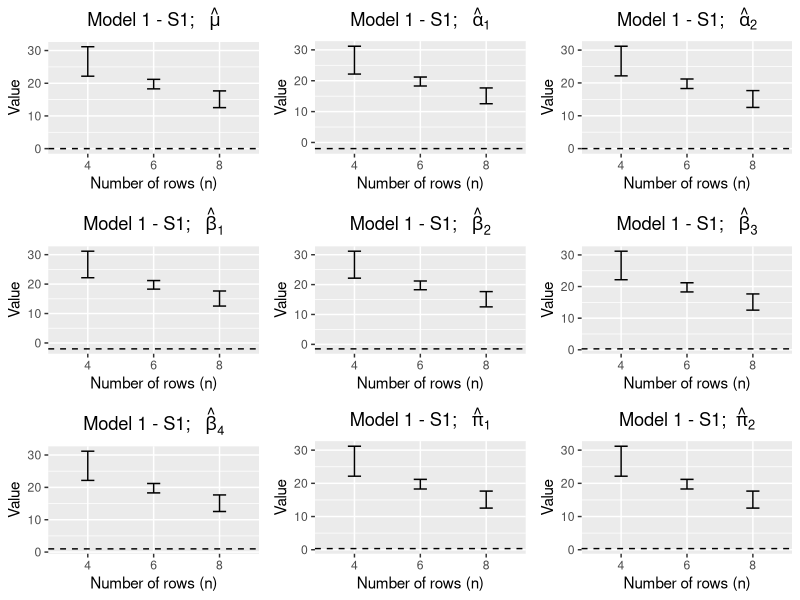

Reproduce this figure in R.

library(ggplot2)
library(gridExtra)
library(dplyr)

df_summary <- mtcars %>% 
  group_by(cyl) %>% 
  summarize(
    mean_mpg = mean(mpg),
    sd_mpg = sd(mpg),
    ymin = mean_mpg - sd_mpg, # Lower limit
    ymax = mean_mpg + sd_mpg  # Upper limit
  )



df_error <- data.frame(n_rows = rep(NA, 3), 
                       mean_val = rep(NA, 3), 
                       sd_val = rep(NA, 3),
                       y_min = rep(NA, 3),
                       y_max = rep(NA, 3))
df_error

############################################################
# Visualisation ----

mu <- ggplot(df_summary, aes(x = factor(cyl), y = mean_mpg)) +
  geom_errorbar(aes(ymin = ymin, ymax = ymax), width = 0.2) +
  labs(title = expression("Model 1 - S1;  " ~ hat(mu)), 
       x = "Number of rows (n)", 
       y = "Value" )+
  geom_hline(yintercept = 0, linetype = "dashed") + 
  theme(plot.title = element_text(hjust = 0.5))

a1 <- ggplot(df_summary, aes(x = factor(cyl), y = mean_mpg)) +
  geom_errorbar(aes(ymin = ymin, ymax = ymax), width = 0.2) +
  labs(title = expression("Model 1 - S1;  " ~ hat(alpha)[1]), 
       x = "Number of rows (n)", 
       y = "Value" )+
  geom_hline(yintercept = -2, linetype = "dashed") + 
  theme(plot.title = element_text(hjust = 0.5))

a2 <- ggplot(df_summary, aes(x = factor(cyl), y = mean_mpg)) +
  geom_errorbar(aes(ymin = ymin, ymax = ymax), width = 0.2) +
  labs(title = expression("Model 1 - S1;  " ~ hat(alpha)[2]), 
       x = "Number of rows (n)", 
       y = "Value" )+
  geom_hline(yintercept = 0, linetype = "dashed") + 
  theme(plot.title = element_text(hjust = 0.5))

b1 <- ggplot(df_summary, aes(x = factor(cyl), y = mean_mpg)) +
  geom_errorbar(aes(ymin = ymin, ymax = ymax), width = 0.2) +
  labs(title = expression("Model 1 - S1;  " ~ hat(beta)[1]), 
       x = "Number of rows (n)", 
       y = "Value" )+
  geom_hline(yintercept = -2, linetype = "dashed") + 
  theme(plot.title = element_text(hjust = 0.5))

b2 <- ggplot(df_summary, aes(x = factor(cyl), y = mean_mpg)) +
  geom_errorbar(aes(ymin = ymin, ymax = ymax), width = 0.2) +
  labs(title = expression("Model 1 - S1;  " ~ hat(beta)[2]), 
       x = "Number of rows (n)", 
       y = "Value" )+
  geom_hline(yintercept = -1.5, linetype = "dashed") + 
  theme(plot.title = element_text(hjust = 0.5))

b3 <- ggplot(df_summary, aes(x = factor(cyl), y = mean_mpg)) +
  geom_errorbar(aes(ymin = ymin, ymax = ymax), width = 0.2) +
  labs(title = expression("Model 1 - S1;  " ~ hat(beta)[3]), 
       x = "Number of rows (n)", 
       y = "Value" )+
  geom_hline(yintercept = 0.3, linetype = "dashed") + 
  theme(plot.title = element_text(hjust = 0.5))

b4 <- ggplot(df_summary, aes(x = factor(cyl), y = mean_mpg)) +
  geom_errorbar(aes(ymin = ymin, ymax = ymax), width = 0.2) +
  labs(title = expression("Model 1 - S1;  " ~ hat(beta)[4]), 
       x = "Number of rows (n)", 
       y = "Value" )+
  geom_hline(yintercept = 1, linetype = "dashed") + 
  theme(plot.title = element_text(hjust = 0.5))

p1 <- ggplot(df_summary, aes(x = factor(cyl), y = mean_mpg)) +
  geom_errorbar(aes(ymin = ymin, ymax = ymax), width = 0.2) +
  labs(title = expression("Model 1 - S1;  " ~ hat(pi)[1]), 
       x = "Number of rows (n)", 
       y = "Value" )+
  geom_hline(yintercept = 0.333, linetype = "dashed") + 
  theme(plot.title = element_text(hjust = 0.5))

p2 <- ggplot(df_summary, aes(x = factor(cyl), y = mean_mpg)) +
  geom_errorbar(aes(ymin = ymin, ymax = ymax), width = 0.2) +
  labs(title = expression("Model 1 - S1; " ~ hat(pi)[2]), 
       x = "Number of rows (n)", 
       y = "Value" )+
  geom_hline(yintercept = 0.333, linetype = "dashed") + 
  theme(plot.title = element_text(hjust = 0.5))


grid.arrange(mu, a1, a2, b1, b2, b3, b4, p1, p2, ncol = 3)
